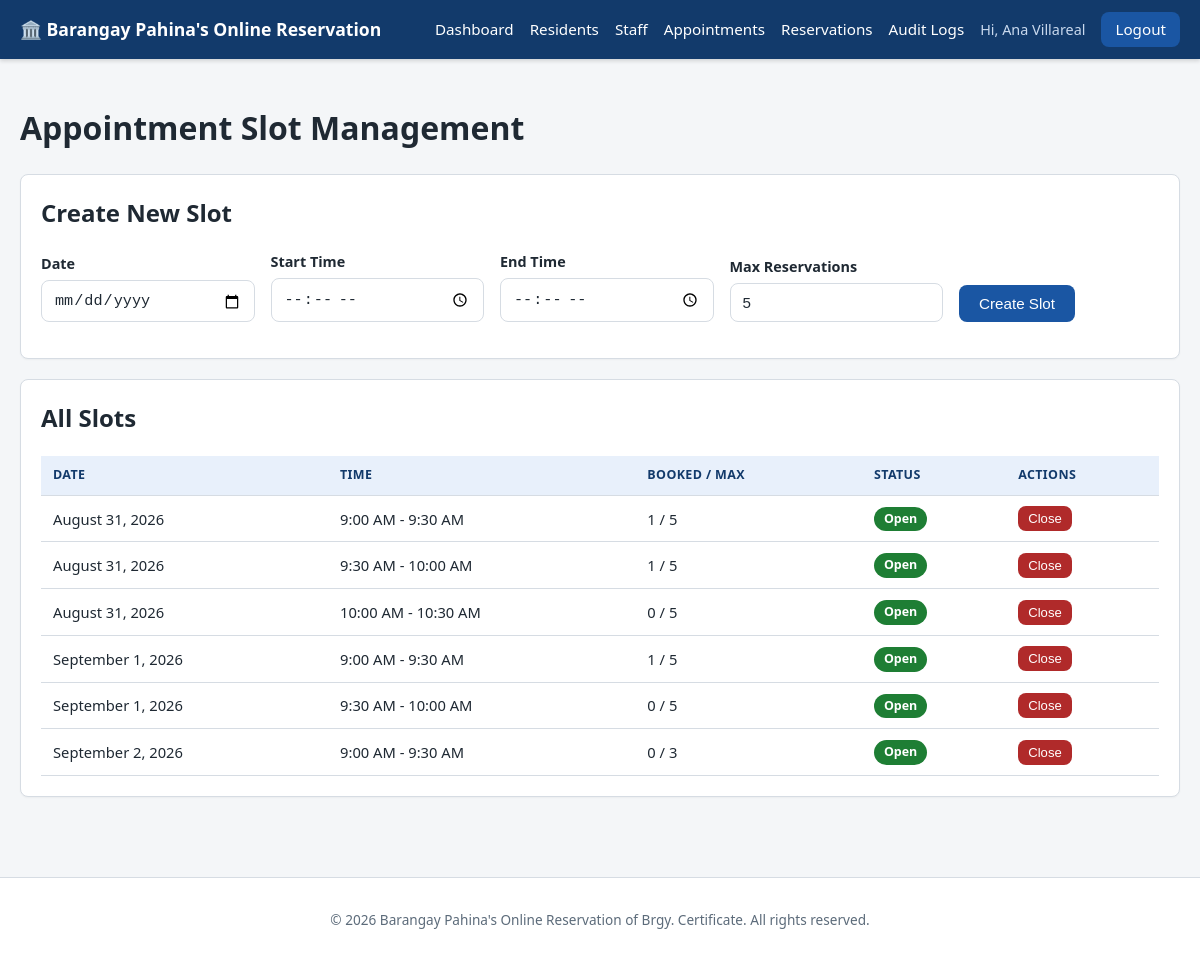
The page /admin/appointments.php (signed in) on the database its author committed.
### tables this page shows
CREATE TABLE appointment_slots (
    id INT AUTO_INCREMENT PRIMARY KEY,
    appointment_date DATE NOT NULL,
    start_time TIME NOT NULL,
    end_time TIME NOT NULL,
    max_reservations INT NOT NULL DEFAULT 5,
    status ENUM('open','closed') NOT NULL DEFAULT 'open',
    created_at DATETIME NOT NULL DEFAULT CURRENT_TIMESTAMP,
    INDEX idx_appt_date (appointment_date),
    UNIQUE KEY uniq_slot (appointment_date, start_time, end_time)
);

### includes/auth.php (called while the page is built, shortened)
<?php
function isLoggedIn(): bool
{
    return isset($_SESSION['user_id']);
}
function currentRole(): ?string
{
    return $_SESSION['role'] ?? null;
}

### includes/functions.php (called while the page is built, shortened)
<?php
function h(?string $value): string
{
    return htmlspecialchars($value ?? '', ENT_QUOTES, 'UTF-8');
}
function formatDate(?string $date): string
{
    $ts = strtotime($date);
    return $ts ? date('F j, Y', $ts) : $date;
}
function formatTime(?string $time): string
{
    $ts = strtotime($time);
    return $ts ? date('g:i A', $ts) : $time;
}

### admin/appointments.php (the view, shortened to what this page needs)
<?php
require_once __DIR__ . '/../includes/auth.php';
require_once __DIR__ . '/../config/database.php';
require_once __DIR__ . '/../includes/functions.php';
$stmt = $pdo->query(
    "SELECT s.*,
        (SELECT COUNT(*) FROM reservations r
            WHERE r.appointment_date = s.appointment_date AND r.appointment_time = s.start_time
              AND r.status IN ('Pending','Confirmed','Completed')) AS taken_count
     FROM appointment_slots s
     ORDER BY s.appointment_date ASC, s.start_time ASC"
);
$slots = $stmt->fetchAll();
require_once __DIR__ . '/../includes/header.php';
?>
<h1>Appointment Slot Management</h1>
<div class="card">
    <h2>Create New Slot</h2>
    <form method="post" class="form-row" style="align-items:flex-end;">
        <div class="form-group"><label>Date</label><input type="date" name="appointment_date" required></div>
        <div class="form-group"><label>Start Time</label><input type="time" name="start_time" required></div>
        <div class="form-group"><label>End Time</label><input type="time" name="end_time" required></div>
        <div class="form-group"><label>Max Reservations</label><input type="text" name="max_reservations" value="5"></div>
        <div class="form-group" style="flex:0;"><button class="btn" type="submit">Create Slot</button></div>
    </form>
</div>
<div class="card">
    <h2>All Slots</h2>
    <div class="table-wrapper">
        <table>
            <thead><tr><th>Date</th><th>Time</th><th>Booked / Max</th><th>Status</th><th>Actions</th></tr></thead>
            <tbody>
            <?php foreach ($slots as $s): ?>
                <tr>
                    <td><?= formatDate($s['appointment_date']) ?></td>
                    <td><?= formatTime($s['start_time']) ?> - <?= formatTime($s['end_time']) ?></td>
                    <td><?= (int)$s['taken_count'] ?> / <?= (int)$s['max_reservations'] ?></td>
                    <td><span class="badge <?= $s['status'] === 'open' ? 'badge-completed' : 'badge-cancelled' ?>"><?= h(ucfirst($s['status'])) ?></span></td>
                    <td>
                        <form method="post">
                            <button class="btn btn-sm <?= $s['status'] === 'open' ? 'btn-danger' : 'btn-success' ?>" type="submit">
                                <?= $s['status'] === 'open' ? 'Close' : 'Reopen' ?>
                            </button>
                        </form>
                    </td>
                </tr>
            <?php endforeach; ?>
            </tbody>
        </table>
    </div>
</div>
<?php require_once __DIR__ . '/../includes/footer.php'; ?>

### includes/header.php (shortened to what this page needs)
<!DOCTYPE html>
<html lang="en">
<head>
<link rel="stylesheet" href="/barangay-system/css/style.css">
</head>
<body>
<header class="topbar">
    <div class="topbar-inner">
        <a class="brand" href="/barangay-system/login.php">🏛️ Barangay Pahina's Online Reservation</a>
        <nav class="main-nav">
            <?php if (isLoggedIn()): ?>
                <?php if (currentRole() === 'resident'): ?>
                    <a href="/barangay-system/resident/dashboard.php">Dashboard</a>
                    <a href="/barangay-system/resident/reservation.php">Make Reservation</a>
                    <a href="/barangay-system/resident/reservations.php">Reservations</a>
                    <a href="/barangay-system/resident/certificates.php">Certificates</a>
                    <a href="/barangay-system/resident/profile.php">Profile</a>
                <?php elseif (currentRole() === 'staff'): ?>
                    <a href="/barangay-system/staff/dashboard.php">Dashboard</a>
                    <a href="/barangay-system/staff/reservations.php">Reservations</a>
                    <a href="/barangay-system/staff/residents.php">Residents</a>
                <?php elseif (currentRole() === 'admin'): ?>
                    <a href="/barangay-system/admin/dashboard.php">Dashboard</a>
                    <a href="/barangay-system/admin/residents.php">Residents</a>
                    <a href="/barangay-system/admin/staff.php">Staff</a>
                    <a href="/barangay-system/admin/appointments.php">Appointments</a>
                    <a href="/barangay-system/admin/reservations.php">Reservations</a>
                    <a href="/barangay-system/admin/audit-logs.php">Audit Logs</a>
                <?php endif; ?>
                <span class="nav-user">Hi, <?= h($_SESSION['display_name'] ?? 'User') ?></span>
                <a href="/barangay-system/logout.php" class="btn-link">Logout</a>
            <?php else: ?>
                <a href="/barangay-system/login.php">Login</a>
            <?php endif; ?>
        </nav>
    </div>
</header>
<main class="page-container">

### includes/footer.php (shortened to what this page needs)
</main>
<footer class="site-footer">
    <p>&copy; <?= date('Y') ?> Barangay Pahina's Online Reservation of Brgy. Certificate. All rights reserved.</p>
</footer>
</body>
</html>

### css/style.css (style rules this page uses)
:root { --blue-dark: #123a6b; --blue: #1a56a3; --blue-light: #e8f0fb; --gray-light: #f4f6f8; --gray-border: #d6dce3; --text-dark: #1f2933; --text-muted: #5c6b7a; --white: #ffffff; --green: #1e7e34; --yellow: #a86b00; --red: #b02a2a; --radius: 8px; }
* { box-sizing: border-box; }
body { margin: 0; font-family: "Segoe UI", Arial, Helvetica, sans-serif; background: var(--gray-light); color: var(--text-dark); line-height: 1.5; }
a { color: var(--blue); text-decoration: none; }
.topbar { background: var(--blue-dark); color: var(--white); box-shadow: 0 2px 4px rgba(0,0,0,0.15); }
.topbar-inner { max-width: 1200px; margin: 0 auto; display: flex; align-items: center; justify-content: space-between; padding: 12px 20px; flex-wrap: wrap; }
.brand { color: var(--white); font-weight: 700; font-size: 1.1rem; }
.main-nav { display: flex; align-items: center; gap: 16px; flex-wrap: wrap; }
.main-nav a { color: var(--white); font-size: 0.95rem; }
.nav-user { color: #c9d9ee; font-size: 0.9rem; }
.btn-link { background: var(--blue); padding: 6px 14px; border-radius: var(--radius); color: var(--white) !important; }
.page-container { max-width: 1200px; margin: 0 auto; padding: 24px 20px 60px; min-height: 70vh; }
.site-footer { text-align: center; padding: 18px; color: var(--text-muted); font-size: 0.85rem; border-top: 1px solid var(--gray-border); background: var(--white); }
.card { background: var(--white); border: 1px solid var(--gray-border); border-radius: var(--radius); padding: 20px; margin-bottom: 20px; box-shadow: 0 1px 2px rgba(0,0,0,0.04); }
.card h2, .card h3 { margin-top: 0; }
.page-container .form-group { margin-bottom: 16px; }
.page-container label { display: block; margin-bottom: 6px; font-weight: 600; font-size: 0.9rem; }
.page-container input[type=text], .page-container input[type=email], .page-container input[type=password], .page-container input[type=date], .page-container input[type=tel], .page-container input[type=time], .page-container select, .page-container textarea { width: 100%; padding: 10px 12px; border: 1px solid var(--gray-border); border-radius: var(--radius); font-size: 0.95rem; background: var(--white); color: var(--text-dark); }
.form-row { display: flex; gap: 16px; flex-wrap: wrap; }
.form-row .form-group { flex: 1; min-width: 200px; }
.btn { display: inline-block; padding: 10px 20px; background: var(--blue); color: var(--white); border: none; border-radius: var(--radius); font-size: 0.95rem; cursor: pointer; text-align: center; }
.btn-danger { background: var(--red); }
.btn-sm { padding: 5px 10px; font-size: 0.82rem; }
.page-container table { width: 100%; border-collapse: collapse; background: var(--white); }
.page-container th, .page-container td { text-align: left; padding: 10px 12px; border-bottom: 1px solid var(--gray-border); font-size: 0.92rem; }
.page-container th { background: var(--blue-light); color: var(--blue-dark); text-transform: uppercase; font-size: 0.78rem; letter-spacing: 0.03em; }
.table-wrapper { overflow-x: auto; }
.badge { display: inline-block; padding: 3px 10px; border-radius: 999px; font-size: 0.78rem; font-weight: 600; color: var(--white); }
.badge-completed { background: var(--green); }

### rows shown on the page
appointment_slots: appointment_date "August 31, 2026", start_time "9:00 AM", end_time "9:30 AM", taken_count "1", max_reservations "5", status "Open", shows "Close"
appointment_slots: appointment_date "August 31, 2026", start_time "9:30 AM", end_time "10:00 AM", taken_count "1", max_reservations "5", status "Open", shows "Close"
appointment_slots: appointment_date "August 31, 2026", start_time "10:00 AM", end_time "10:30 AM", taken_count "0", max_reservations "5", status "Open", shows "Close"
appointment_slots: appointment_date "September 1, 2026", start_time "9:00 AM", end_time "9:30 AM", taken_count "1", max_reservations "5", status "Open", shows "Close"
appointment_slots: appointment_date "September 1, 2026", start_time "9:30 AM", end_time "10:00 AM", taken_count "0", max_reservations "5", status "Open", shows "Close"
appointment_slots: appointment_date "September 2, 2026", start_time "9:00 AM", end_time "9:30 AM", taken_count "0", max_reservations "3", status "Open", shows "Close"

### other values the page prints
$_SESSION['display_name'] "Ana Villareal"
